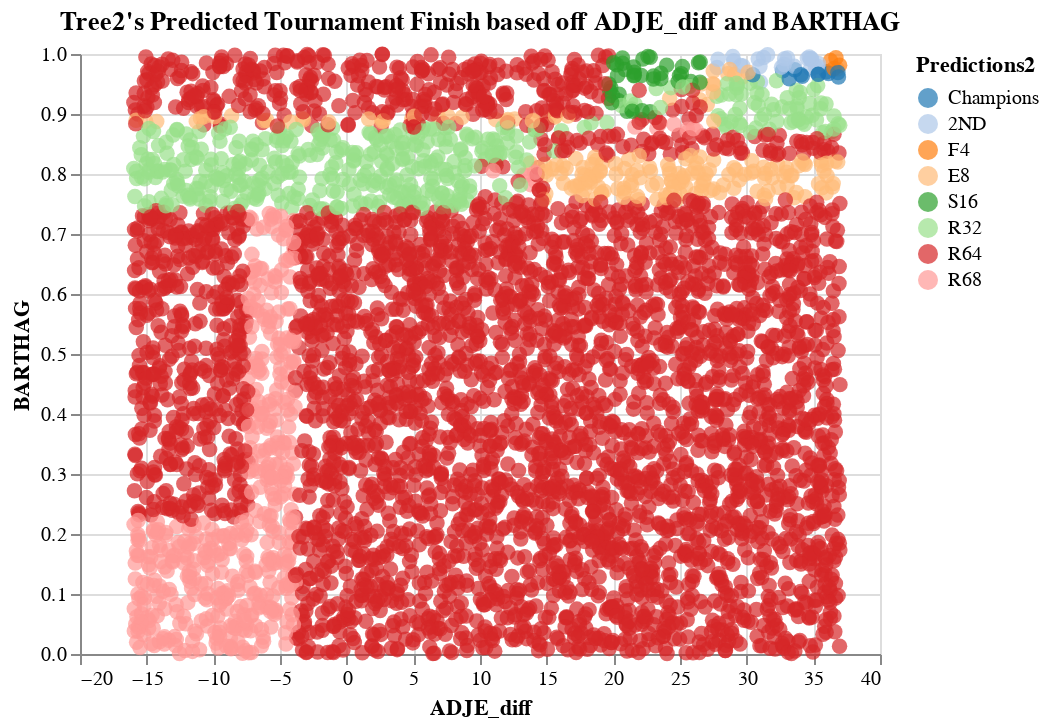

The notebook cell this image was saved under:
### Code cell
alt.Chart(Boundary).mark_circle(size=60).encode(
    x = "ADJE_diff:Q",
    y = "BARTHAG",
    color = alt.Color("Predictions2:N", sort = CorrectSort, scale = alt.Scale(scheme='category20')),
    tooltip = "Predictions2"
).properties(
    title = "Tree2's Predicted Tournament Finish based off ADJE_diff and BARTHAG"
)

### Figure 1 — Vega-Lite specification as saved in the notebook (floating-point values rounded to 4 significant figures; data arrays with more than 128 entries replaced by an {"elided": "..."} marker saying what was removed)
{"config": {"view": {"continuousWidth": 400, "continuousHeight": 300}}, "data": {"name": "data-b1c97ec289e763d9e641733d316b4cb5"}, "mark": {"type": "circle", "size": 60}, "encoding": {"color": {"field": "Predictions2", "scale": {"scheme": "category20"}, "sort": ["Champions", "2ND", "F4", "E8", "S16", "R32", "R64", "R68"], "type": "nominal"}, "tooltip": {"field": "Predictions2", "type": "nominal"}, "x": {"field": "ADJE_diff", "type": "quantitative"}, "y": {"field": "BARTHAG", "type": "quantitative"}}, "title": "Tree2's Predicted Tournament Finish based off ADJE_diff and BARTHAG", "$schema": "https://vega.github.io/schema/vega-lite/v4.17.0.json", "datasets": {"data-b1c97ec289e763d9e641733d316b4cb5": {"elided": "5000 records"}}}
